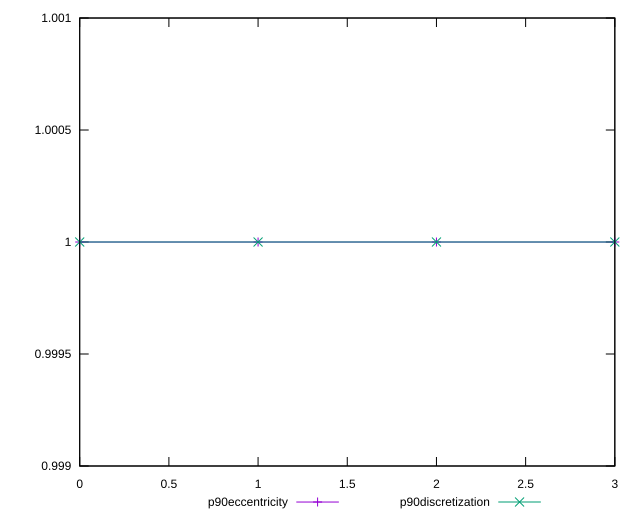

Recreate this plot in gnuplot.
reset

$p90Eccentricity <<EOF
0 0.9999999999999996
1 0.9999999999999997
2 0.9999999999999996
3 1.0000000000000002
EOF

$p90Discretization <<EOF
0 1
1 1
2 1
3 1
EOF

set key outside below
set xrange [0:3]
set yrange [0.9989999999999996:1.0010000000000001]
set trange [0.9989999999999996:1.0010000000000001]
set terminal svg size 640, 520 enhanced background rgb 'white'
set output "reports/report_00030_2021-02-24T20-42-31.540Z/meta/pScore-difference/progression/eccentricity.svg"

plot $p90Eccentricity title "p90eccentricity" with linespoints, \
     $p90Discretization title "p90discretization" with linespoints

reset
